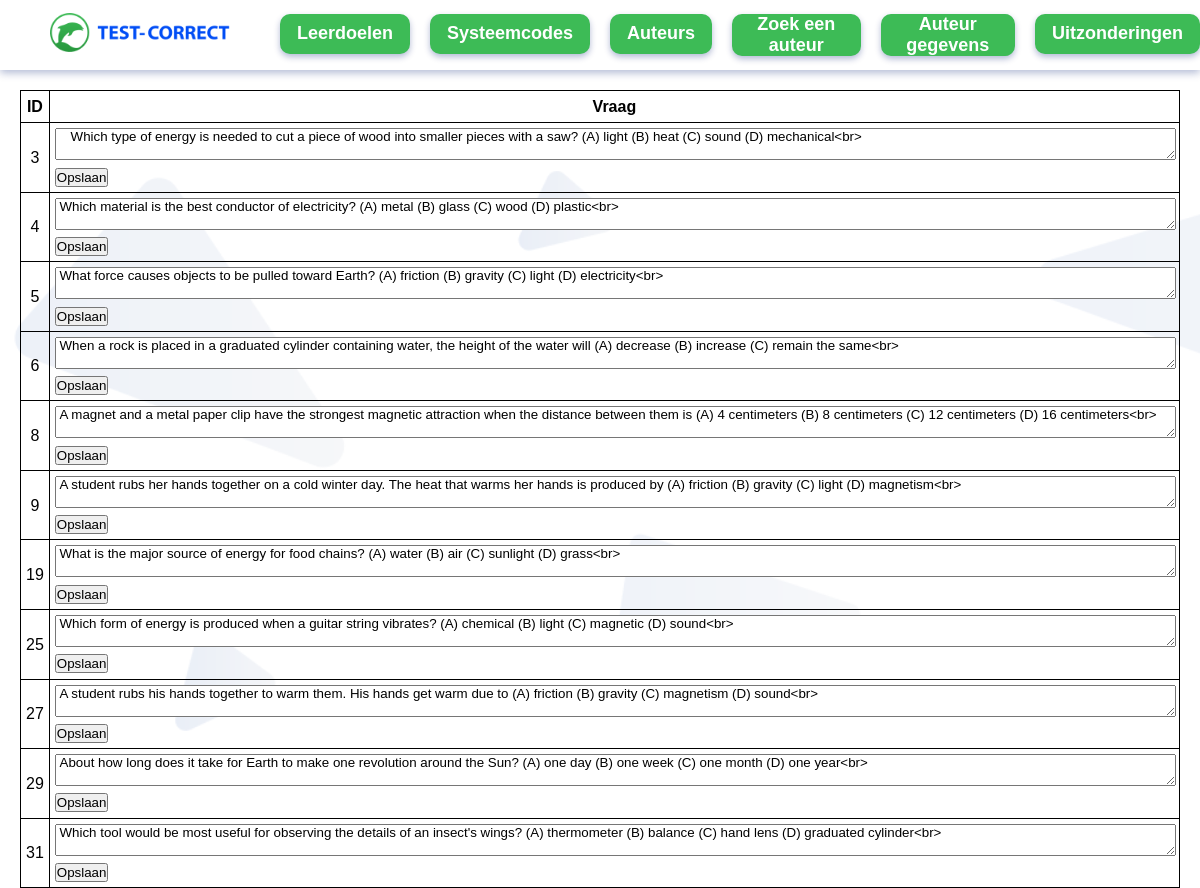
/htmlcodes, run on the app's committed database.
### tables this page shows
CREATE TABLE `vragen` (
  `id` integer NOT NULL
,  `leerdoel` integer DEFAULT NULL
,  `vraag` text NOT NULL
,  `auteur` integer DEFAULT NULL
, uitzondering text);

### app.py (the view)
@app.route("/htmlcodes")
def htmlcodes():
    foutcodes = vragen_model.get_vragen_with_htmlcodes()
    return render_template("htmlcodes.html", foutcodes=foutcodes)

### lib/vragenmodel.py (called while the page is built)
    def execute_query(self, sql_query, is_select=True):
        conn = sqlite3.connect(self.database_file)
        cursor = conn.cursor()
        cursor.row_factory = sqlite3.Row
        cursor.execute(sql_query)
        result = cursor.fetchall()
        conn.close()
        return result

    def get_vragen_with_htmlcodes(self):
        query = "SELECT * FROM vragen WHERE vraag LIKE '%<br>%' OR vraag LIKE '%&nbsp;% LIMIT 10'"
        return self.execute_query(query)

### templates/htmlcodes.html
{% extends "base.html" %} {% block content %}
    <table class="data-table">
      <tr>
        <th>ID</th>
        <th>Vraag </th>
      </tr>
      {% for vraag in foutcodes%}
      <tr>
        <td class="id">{{ vraag["id"] }}</td>
        <td class="vraag">
            <form action="/vraag_opslaan/{{ vraag.id }}" method="POST">
                <textarea class="textarea-html" name="vraag" > {{ vraag['vraag'] }} </textarea>
                <input type="submit" name="btn btn-primary" value="Opslaan" />
              </form>
        </td>
      </tr>
      {% endfor %}
    </table>
    {% endblock %}

### static/styles.css (style rules this page uses)
*, *::before, *::after { margin: 0; padding: 0; }
body { font-family: sans-serif; font-size: 16px; font-stretch: normal; font-style: normal; font-weight: 400; line-height: 1.33; }
table, tr, th, td { border: 1px solid black; border-collapse: collapse; padding: 5px; }
.data-table { margin: 90px 20px 90px 20px; }
.id { text-align: center; }
.textarea-html { width: 100%; font-family: sans-serif; }
.vraag { width: 100%; }

### data on the page
vragen: id "3", vraag "Which type of energy is needed to cut a piece of wood into smaller pieces with a saw? (A) light (B) heat (C) sound (D) mechanical<br>"
vragen: id "4", vraag "Which material is the best conductor of electricity? (A) metal (B) glass (C) wood (D) plastic<br>"
vragen: id "5", vraag "What force causes objects to be pulled toward Earth? (A) friction (B) gravity (C) light (D) electricity<br>"
vragen: id "6", vraag "When a rock is placed in a graduated cylinder containing water, the height of the water will (A) decrease (B) increase (C) remain the same<br>"
vragen: id "8", vraag "A magnet and a metal paper clip have the strongest magnetic attraction when the distance between them is (A) 4 centimeters (B) 8 centimeters (C) 12 centimeters (D) 16 centimeters<br>"
vragen: id "9", vraag "A student rubs her hands together on a cold winter day. The heat that warms her hands is produced by (A) friction (B) gravity (C) light (D) magnetism<br>"
vragen: id "19", vraag "What is the major source of energy for food chains? (A) water (B) air (C) sunlight (D) grass<br>"
vragen: id "25", vraag "Which form of energy is produced when a guitar string vibrates? (A) chemical (B) light (C) magnetic (D) sound<br>"
vragen: id "27", vraag "A student rubs his hands together to warm them. His hands get warm due to (A) friction (B) gravity (C) magnetism (D) sound<br>"
vragen: id "29", vraag "About how long does it take for Earth to make one revolution around the Sun? (A) one day (B) one week (C) one month (D) one year<br>"
vragen: id "31", vraag "Which tool would be most useful for observing the details of an insect's wings? (A) thermometer (B) balance (C) hand lens (D) graduated cylinder<br>"
